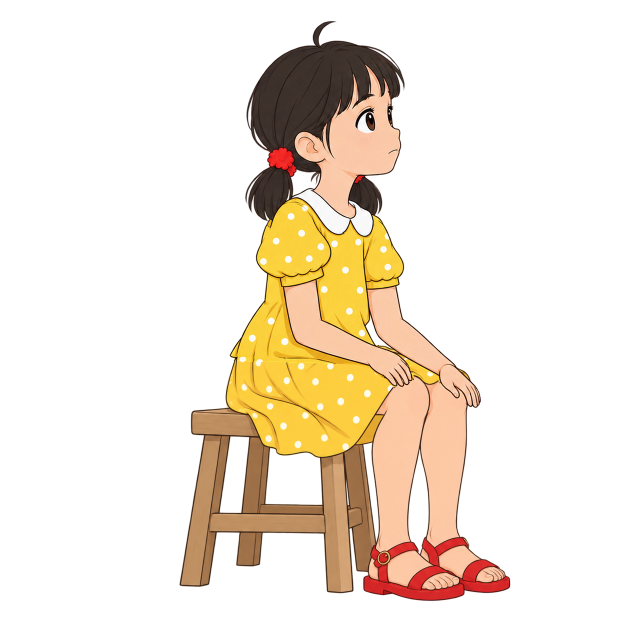
#> input picture collab/reviews/20261020_0000_s14_seated_first3/X183_FROM_ACTUAL180_COMPLETE_TARGET.png, 1254 x 1254 px, given in place of X192_complete_registered_candidate.png, which was not available (shown at 1/2 size)
$ python prepare_X195_from_actual192_whole_chain.py
#> lines starting #> are read from the running program, lines starting #| are printed output that depends on the picture; after the words box and inside, x2 and y2 are one past the last pixel; in counts of white or black regions, pixels touching at a corner belong together; pictures that were not available may be replaced by others from this repository, and a replacement may not be noted
from pathlib import Path
from PIL import Image,ImageDraw
from scipy import ndimage
import numpy as np,math,json,hashlib
P=Path('/workspace/scratch/f060b5601755/s14_stage_setup_inputs_20261019_0756/x180_x196_seated_settle_zero_call');R=P.parent;U=Path('/tmp/laidian_s14_seated_tail_20261019');src=P/'X192_complete_registered_candidate.png';a=np.array(Image.open(src).convert('RGBA'));b=np.array(Image.open(R/'refs/assets/chars/x15/F000.png').convert('RGBA'));Y,X=np.indices(a.shape[:2]);size=(1254,1254)
#> further down, a is the input picture: shape (1254, 1254, 4); mean R, G, B, A 48.2, 37.1, 23.1, 60.8
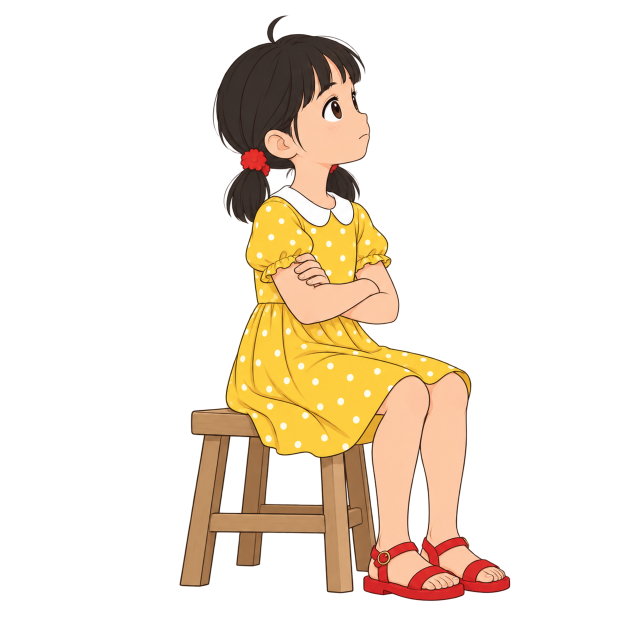
#> input picture collab/reviews/20261020_0000_s14_seated_first3/F000.png, 1254 x 1254 px, found by its file name (shown at 1/2 size)
#> further down, b is the input picture: shape (1254, 1254, 4); mean R, G, B, A 47.9, 36.8, 22.8, 60.1
def rot(im,deg,pivot):
 rad=math.radians(deg);M=np.array([[math.cos(rad),-math.sin(rad)],[math.sin(rad),math.cos(rad)]]);t=np.array(pivot)-M@np.array(pivot);inv=M.T;io=-inv@t
 return im.transform(size,Image.Transform.AFFINE,(*inv[0],io[0],*inv[1],io[1]),Image.Resampling.BICUBIC),M,t
skin=(a[:,:,0]>150)&(a[:,:,1]>95)&(a[:,:,2]>80)&(a[:,:,2]>.62*a[:,:,1])&(a[:,:,3]>200)&(Y>500)&(Y<840);lab,n=ndimage.label(skin);arms=np.zeros_like(skin)
#> after `skin = (a[:, :, 0] > 150) & (a[:, :, 1] > 95) & (a[:, :, 2] > 80) & (a`: skin: shape (1254, 1254) bool; 3% white; 44 white regions (6 under 20 px), largest, box (x1, y1, x2, y2) and area: (568, 560, 823, 772) 16213, (735, 573, 957, 814) 14093, (753, 753, 858, 840) 6180
#> after `lab, n = ndimage.label(skin)`:
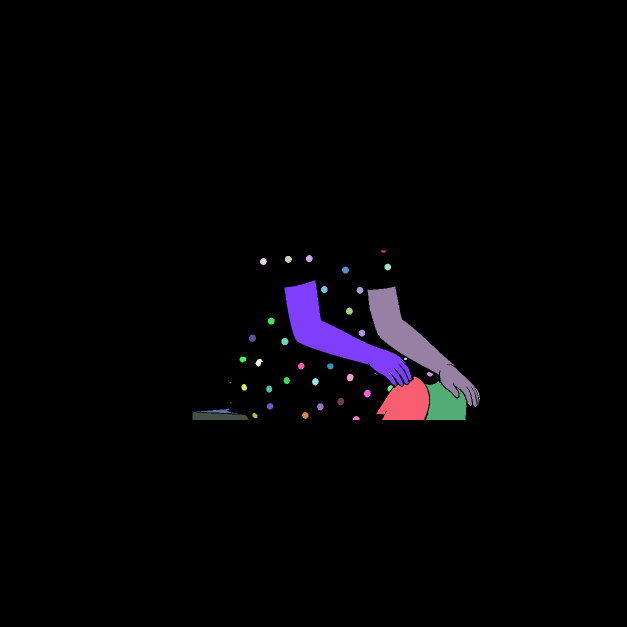
#> lab: shape (1254, 1254) int32 (shown at 1/2 size); 50 distinct labels, from 0 to 49; one colour per label, 0 black
#> after `lab, n = ndimage.label(skin)`: n = 49
for k in range(1,n+1):
 z=lab==k
 if z.sum()>8000 and Y[z].min()<620:arms|=z
#> arms: shape (1254, 1254) bool; 1.9% white; 2 white regions, box (x1, y1, x2, y2) and area: (568, 560, 823, 772) 16213, (735, 573, 957, 814) 14092
arms=ndimage.binary_dilation(ndimage.binary_fill_holes(arms),iterations=5);upper=(Y<725)|arms;u=a.copy();u[~upper]=0;up,M,t=rot(Image.fromarray(u),-.6,[570,680]);low=b.copy();low[Y<690]=0;fig=Image.fromarray(low);fig.alpha_composite(up);base=np.array(fig)
#> after `arms = ndimage.binary_dilation(ndimage.binary_fill_holes(arms), iterat`: arms: shape (1254, 1254) bool; 2.4% white; 1 white region, box (x1, y1, x2, y2) and area: (563, 555, 962, 819) 37519
#> after `upper = (Y < 725) | arms`:
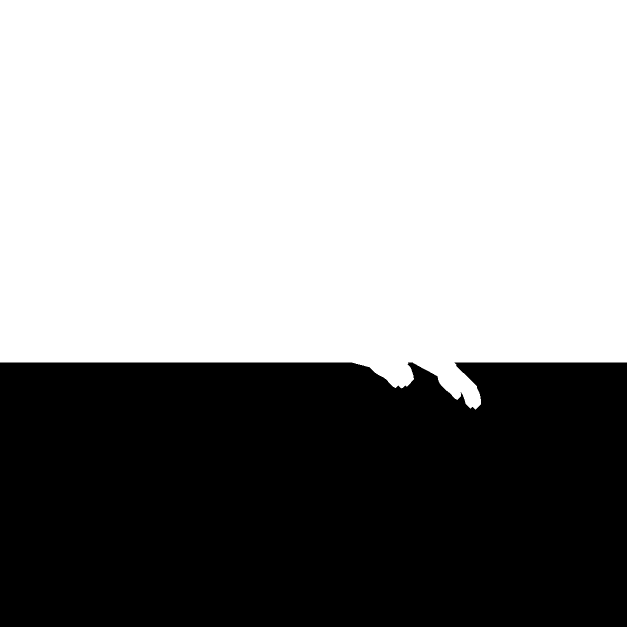
#> upper: shape (1254, 1254) bool (shown at 1/2 size); 58.4% white; 1 black region, box (x1, y1, x2, y2) and area: (0, 725, 1254, 1254) 654838
#> after `u[~upper] = 0`: u: shape (1254, 1254, 4); 12.67% of pixels changed, all inside (x1, y1, x2, y2) = (358, 725, 1022, 1204)
#> after `up, M, t = rot(Image.fromarray(u), -0.6, [570, 680])`:
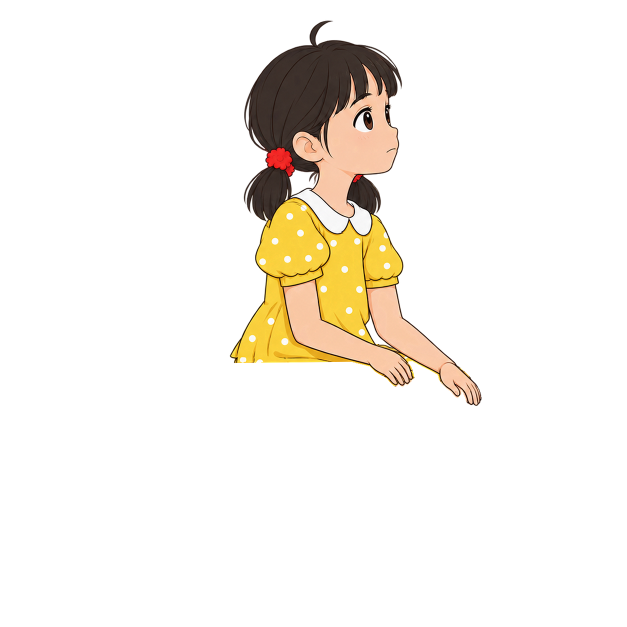
#> up: PIL image 1254x1254 RGBA (shown at 1/2 size); mean R, G, B, A 21.7, 17.5, 10.8, 29.7; transparent parts drawn white
#> after `up, M, t = rot(Image.fromarray(u), -0.6, [570, 680])`: M = [[1, 0.0105], [-0.0105, 1]]; t = [-7.09, 6.01]
#> after `low[Y < 690] = 0`:
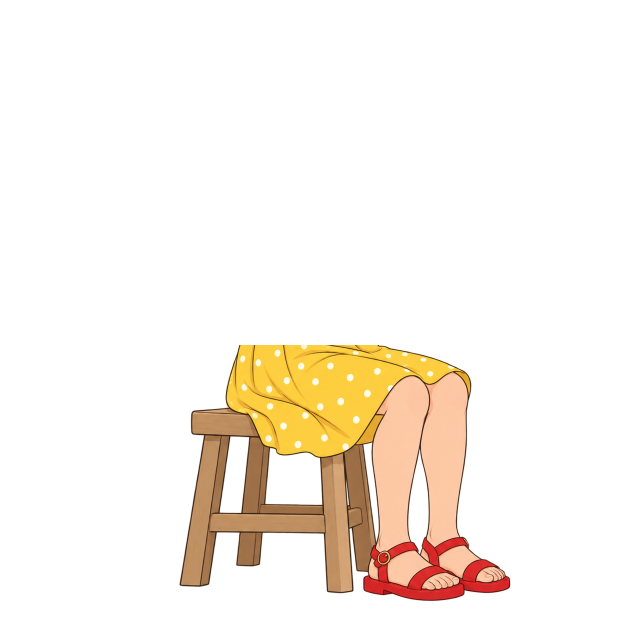
#> low: shape (1254, 1254, 4) (shown at 1/2 size); 10.49% of pixels changed, all inside (x1, y1, x2, y2) = (424, 29, 801, 690); transparent parts drawn white
# Entire near forearm and hand are one technical guide; native redraw resolves elbow, fabric and silhouette.
skin=(base[:,:,0]>150)&(base[:,:,1]>95)&(base[:,:,2]>80)&(base[:,:,2]>.62*base[:,:,1])&(base[:,:,3]>200)&(Y>500)&(Y<810);lab,n=ndimage.label(skin);near=ndimage.binary_dilation(ndimage.binary_fill_holes(lab==lab[600,580]),iterations=5);assert near.sum()>8000
#> after `skin = (base[:, :, 0] > 150) & (base[:, :, 1] > 95) & (base[:, :, 2] >`: skin: shape (1254, 1254) bool; 2.5% white; 38 white regions (4 under 20 px), largest, box (x1, y1, x2, y2) and area: (567, 560, 824, 769) 16195, (734, 571, 959, 810) 14084, (764, 753, 858, 810) 3524
#> after `lab, n = ndimage.label(skin)`: lab: shape (1254, 1254) int32; 42 distinct labels, from 0 to 41
#> after `lab, n = ndimage.label(skin)`: n = 41
#> after `near = ndimage.binary_dilation(ndimage.binary_fill_holes(lab == lab[60`: near: shape (1254, 1254) bool; 1.3% white; 1 white region, box (x1, y1, x2, y2) and area: (562, 555, 829, 774) 19970
fore=near&(X>592)&(Y>621);ff=base.copy();ff[~fore]=0;turned,F,off=rot(Image.fromarray(ff),-12.5,[601,665]);na=np.array(turned);exposed=fore&(na[:,:,3]<250);cloth=(b[:,:,0]>185)&(b[:,:,1]>145)&(b[:,:,2]<140)&(b[:,:,3]>200);base[exposed&cloth]=b[exposed&cloth];base[exposed&~cloth]=[252,206,62,255];fig=Image.fromarray(base);fig.alpha_composite(turned)
#> after `fore = near & (X > 592) & (Y > 621)`: fore: shape (1254, 1254) bool; 0.94% white; 1 white region, box (x1, y1, x2, y2) and area: (593, 622, 829, 774) 14775
#> after `ff[~fore] = 0`:
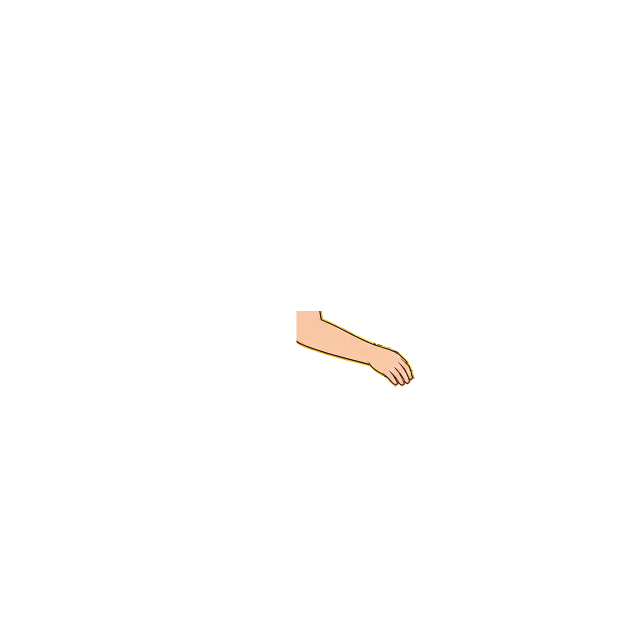
#> ff: shape (1254, 1254, 4) (shown at 1/2 size); mean R, G, B, A 2.1, 1.7, 1.3, 2.4; transparent parts drawn white
#> after `turned, F, off = rot(Image.fromarray(ff), -12.5, [601, 665])`: F = [[0.976, 0.216], [-0.216, 0.976]]; off = [-129.7, 145.8]
#> after `exposed = fore & (na[:, :, 3] < 250)`: exposed: shape (1254, 1254) bool; 0.4% white; 4 white regions (2 under 20 px), largest, box (x1, y1, x2, y2) and area: (593, 666, 829, 774) 6289, (636, 622, 645, 630) 49
#> after `cloth = (b[:, :, 0] > 185) & (b[:, :, 1] > 145) & (b[:, :, 2] < 140) &`: cloth: shape (1254, 1254) bool; 7.3% white; 1125 white regions (1053 under 20 px), largest, box (x1, y1, x2, y2) and area: (454, 607, 927, 914) 67770, (493, 394, 781, 567) 26103, (666, 927, 704, 1183) 5628
tp=P/'X195_FROM_ACTUAL192_COMPLETE_TARGET.png';fig.save(tp);mm=np.array(Image.open(P/'X180_COMPLETE_BODY_HEAD_ARMS_HIPS_LEGS_WHITE_DOMAIN.png').convert('L'));mm[ndimage.binary_dilation((na[:,:,3]>10)|fore,iterations=8)]=255;mp=P/'X195_COMPLETE_BODY_WHITE_DOMAIN.png';Image.fromarray(mm).save(mp)
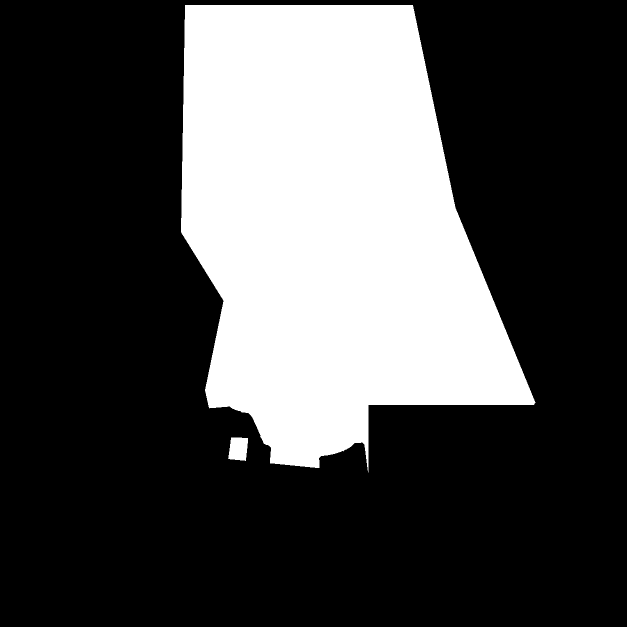
#> input picture collab/reviews/20261020_0000_s14_seated_first3/X180_COMPLETE_BODY_HEAD_ARMS_HIPS_LEGS_WHITE_DOMAIN.png, 1254 x 1254 px, found by its file name (shown at 1/2 size)
#> further down, mm is the input picture: shape (1254, 1254); 29.1% white; 2 white regions, box (x1, y1, x2, y2) and area: (362, 10, 1071, 945) 456769, (456, 875, 496, 922) 1565
#> (the run stopped early here; a loop or call above may not have finished)
